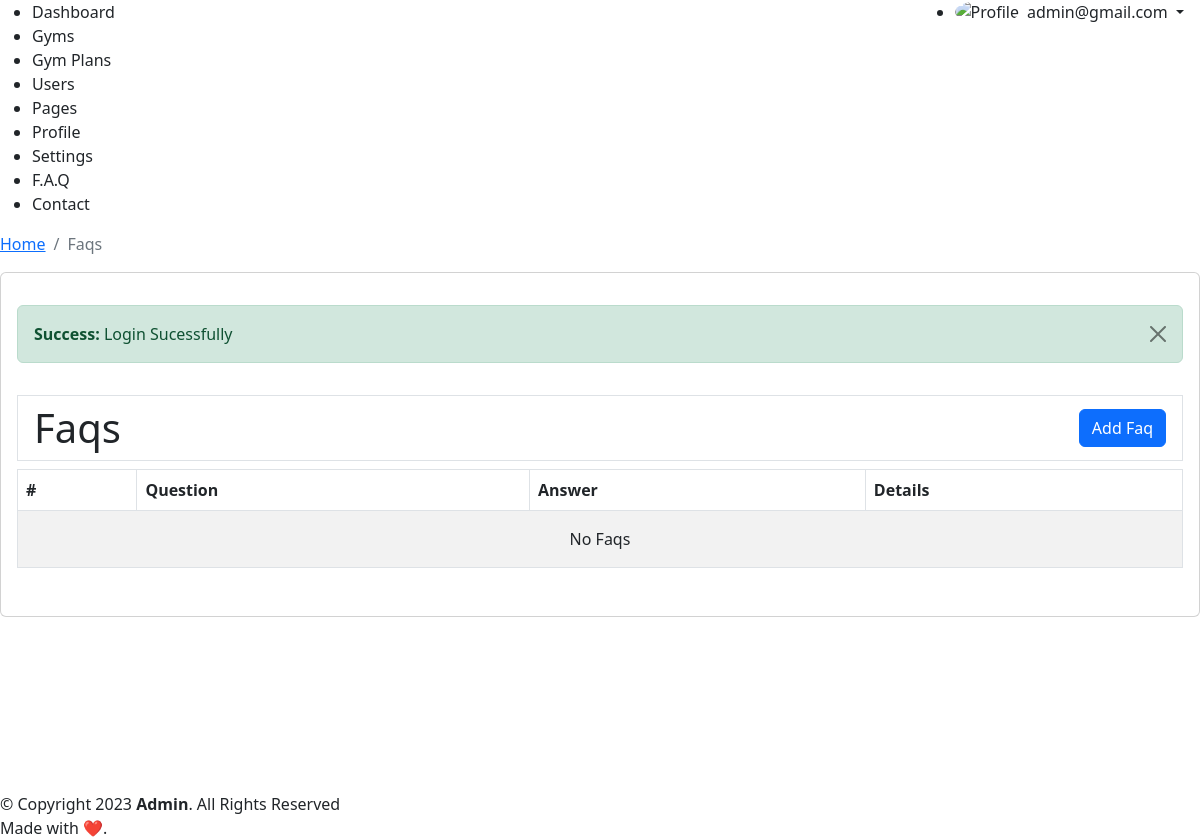
The app's page /admin/faqs.php (signed in), older data.
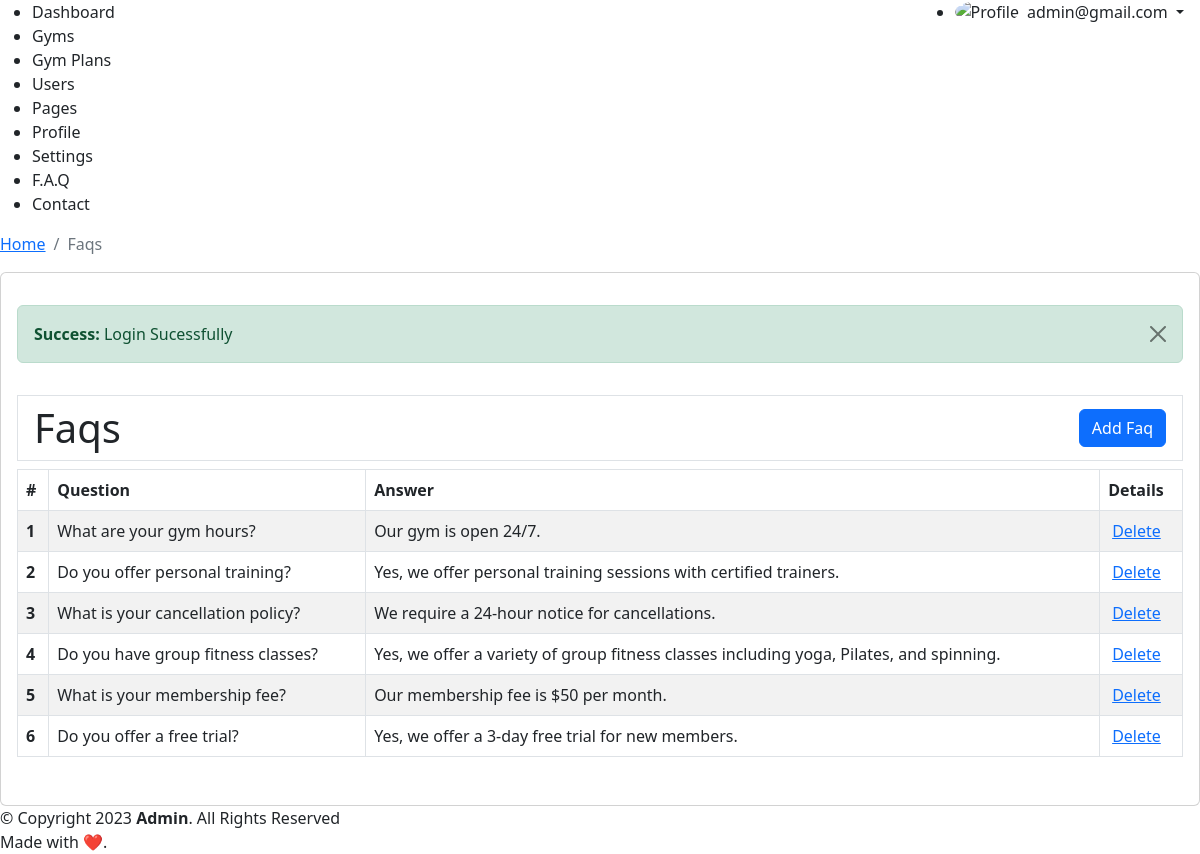
The same page, newer data.
### tables this page shows
CREATE TABLE `tbl_faq` (
  `id` int(11) NOT NULL,
  `question` text NOT NULL,
  `answer` text NOT NULL
);

### admin/faqs.php (the view, shortened to what this page needs)
<?php
$title = "Faqs";
require_once __DIR__ . "/include/layout-start.php";
?>
<?php
$sql = "SELECT a.*  FROM tbl_faq a; ";
$result = $conn -> query($sql);
$rows = $result -> fetch_all(MYSQLI_ASSOC);
?>
<div class="py-3">
<div class="table-responsive">
    <h1 class="py-2 px-3 border border-1 d-flex justify-content-between align-items-center">
        <span>Faqs</span>
        <a href="<?=ADMIN_URL?>addFaq.php" class="btn btn-primary">Add Faq</a>
    </h1>
    <table class="table table-bordered  table-striped">
        <thead>
            <tr>
                <th scope="col">#</th>
                <th scope="col">Question</th>
                <th scope="col">Answer</th>
                <th scope="col">Details</th>
            </tr>
        </thead>
        <tbody>
            <?php
            $sl = 0;
            foreach ($rows as $key => $value) {
                $sl++;
            ?>
                <tr>
                    <th scope="row"><?=$sl?></th>
                    <td><?=$value['question']?></td>
                    <td><?=$value['answer']?></td>
                    <td>
                        <a class="ms-1"
                            href="<?=ADMIN_URL?>faqs.php?did=<?=$value['id']?>"
                            onclick="return confirm('Are you sure?')">
                            Delete
                        </a>
                    </td>
                </tr>
            <?php } ?>
            <?php if($sl == 0) { ?>
                <tr>
                    <td colspan="5">
                        <div class="text-center py-2">
                            No Faqs
                        </div>
                    </td>
                </tr>
            <?php } ?>
        </tbody>
    </table>
</div>
</div>
<?php require_once __DIR__ . "/include/layout-end.php"; ?>

### admin/include/layout-start.php (shortened to what this page needs)
<!doctype html>
<html lang="en">
<head>
    <?php require_once (dirname(__DIR__)) . "/include/header.php"; ?>
</head>
<body>
<?php require_once (dirname(__DIR__)) . "/include/navbar.php"; ?>
<?php require_once (dirname(__DIR__)) . "/include/sidebar.php"; ?>
<main id="main" class="main">
        <div class="pagetitle">
            <nav>
                <ol class="breadcrumb">
                    <li class="breadcrumb-item"><a href="<?=ADMIN_URL?>">Home</a></li>
                    <li class="breadcrumb-item active"><?=$title?></li>
                </ol>
            </nav>
        </div>
        <div class="card">
            <div class="card-body pt-3">
        <?php require_once dirname(__DIR__) . "/include/toast.php"; ?>

### admin/include/header.php (shortened to what this page needs)
<link href="<?=BASE_URL?>assets/admin/vendor/bootstrap/css/bootstrap.min.css" rel="stylesheet">
<link href="<?=BASE_URL?>assets/admin/vendor/bootstrap-icons/bootstrap-icons.css" rel="stylesheet">
<link href="<?=BASE_URL?>assets/admin/vendor/boxicons/css/boxicons.min.css" rel="stylesheet">
<link href="<?=BASE_URL?>assets/admin/vendor/quill/quill.snow.css" rel="stylesheet">
<link href="<?=BASE_URL?>assets/admin/vendor/quill/quill.bubble.css" rel="stylesheet">
<link href="<?=BASE_URL?>assets/admin/vendor/remixicon/remixicon.css" rel="stylesheet">
<link href="<?=BASE_URL?>assets/admin/vendor/simple-datatables/style.css" rel="stylesheet">
<link href="<?=BASE_URL?>assets/admin/css/style.css" rel="stylesheet">

### admin/include/navbar.php (shortened to what this page needs)
<headerr id="header" class="header fixed-top d-flex align-items-center">
    <nav class="header-nav ms-auto">
        <ul class="d-flex align-items-center">
            <li class="nav-item dropdown pe-3">
                <a class="nav-link nav-profile d-flex align-items-center pe-0" href="#" data-bs-toggle="dropdown">
                    <img src="<?=BASE_URL?>/assets/admin/img/profile-img.jpg" alt="Profile" class="rounded-circle">
                        <span class="d-none d-md-block dropdown-toggle ps-2">
                            <?php echo $_SESSION['email']?>
                        </span>
                </a>
            </li>
        </ul>
    </nav>
</headerr>

### admin/include/sidebar.php (shortened to what this page needs)
<aside id="sidebar" class="sidebar">
    <ul class="sidebar-nav" id="sidebar-nav">
        <li class="nav-item">
            <a class="nav-link " href="<?=ADMIN_URL?>dashboard.php">
                <span>Dashboard</span>
            </a>
        </li>
        <li class="nav-item">
            <a class="nav-link collapsed" href="<?=ADMIN_URL?>gyms.php">
                <span>Gyms</span>
            </a>
        </li>
        <li class="nav-item">
            <a class="nav-link collapsed" href="<?=ADMIN_URL?>gymPlans.php">
                <span>Gym Plans</span>
            </a>
        </li>
        <li class="nav-item">
            <a class="nav-link collapsed" href="<?=ADMIN_URL?>users.php">
                <span>Users</span>
            </a>
        </li>
        <li class="nav-heading">Pages</li>
        <li class="nav-item">
            <a class="nav-link collapsed" href="<?=ADMIN_URL?>profile.php">
                <span>Profile</span>
            </a>
        </li>
        <li class="nav-item">
            <a class="nav-link collapsed" href="<?=ADMIN_URL?>settings.php">
                <span>Settings</span>
            </a>
        </li>
        <li class="nav-item">
            <a class="nav-link collapsed" href="<?=ADMIN_URL?>faqs.php">
                <span>F.A.Q</span>
            </a>
        </li>
        <li class="nav-item">
            <a class="nav-link collapsed" href="<?=ADMIN_URL?>contact.php">
                <span>Contact</span>
            </a>
        </li>
    </ul>
</aside>

### admin/include/toast.php (shortened to what this page needs)
<?php if(isset($_SESSION['sucmsg'])) { ?>
<div class="mt-3 alert alert-success alert-dismissible fade show" role="alert">
    <strong>Success:</strong>&nbsp;<?php echo $_SESSION['sucmsg']; ?>
    <button type="button" class="btn-close" data-bs-dismiss="alert" aria-label="Close"></button>
</div>
<?php unset($_SESSION['sucmsg']); } ?>

### admin/include/layout-end.php (shortened to what this page needs)
    </div>
</main>
<?php require_once (dirname(__DIR__)) . "/include/footer.php"; ?>
</body>
</html>

### admin/include/footer.php
<footer id="footer" class="footer">
    <div class="copyright">
        &copy; Copyright <?php echo date('Y')?> <strong><span>Admin</span></strong>. All Rights Reserved
    </div>
    <div class="credits">
        Made with ❤️.
    </div>
</footer>

### admin/include/layout-start.php (style rules this page uses)
main { min-height: 70vh; }

Row changes from the older to the newer data that the page shows:
added tbl_faq: question "What are your gym hours?", answer "Our gym is open 24/7."
added tbl_faq: question "Do you offer personal training?", answer "Yes, we offer personal training sessions with certified trainers."
added tbl_faq: question "What is your cancellation policy?", answer "We require a 24-hour notice for cancellations."
added tbl_faq: question "Do you have group fitness classes?", answer "Yes, we offer a variety of group fitness classes including yoga, Pilates, and spinning."
added tbl_faq: question "What is your membership fee?", answer "Our membership fee is $50 per month."
added tbl_faq: question "Do you offer a free trial?", answer "Yes, we offer a 3-day free trial for new members."
Text that changed along with them:
text no longer shown: "No Faqs"
